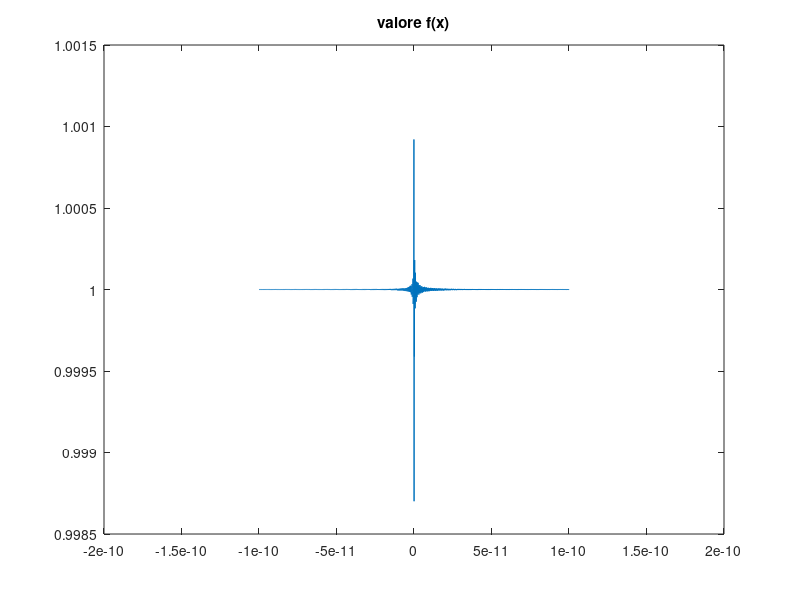
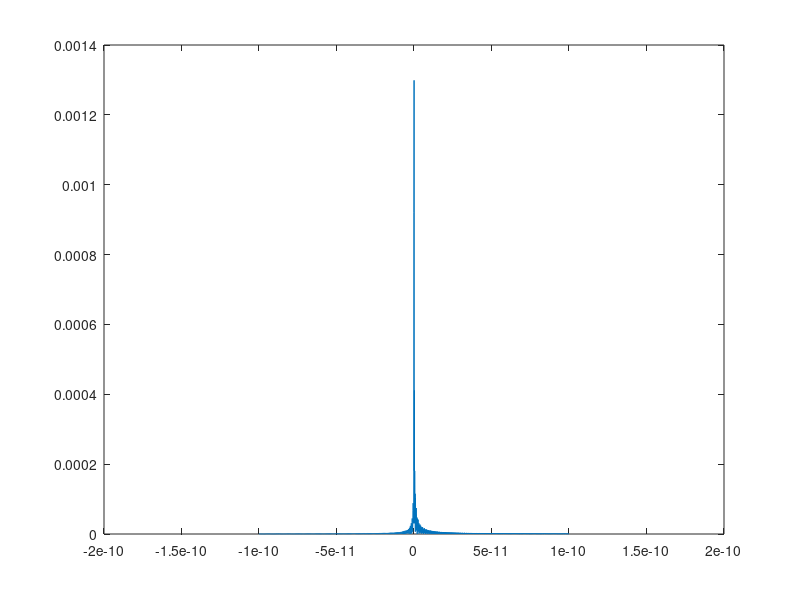

The MATLAB script that drew these images, in order:
clear all;
clc;


x = linspace(-1e-10,1e-10, 2000);
y = 1;
c = ((1+x)-1)./x;

err = abs(c-y)/abs(y);

figure(1);
plot(x,c)
title('valore f(x)')

figure(2);
plot(x, err)